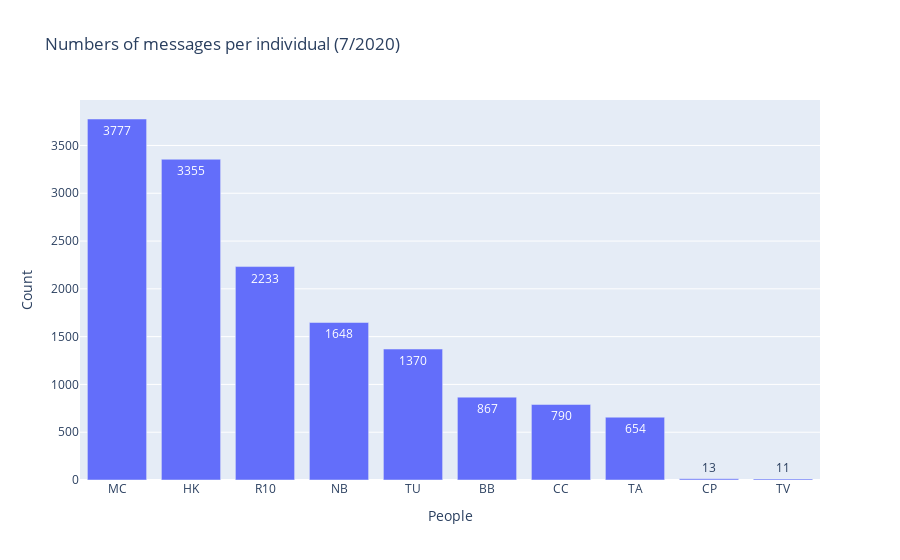

The notebook cell this image was saved under:
### Markdown cell above
# Statistics

### Code cell
#number of messages per author
mess = thang7['Author'].value_counts()

mess = pd.DataFrame(mess).reset_index()
mess = mess.rename(columns={'index':'People','Author':'Count'})
ss=mess[mess['People']=='System'].index
mess.drop(ss,inplace=True)
fig = px.bar(mess,y='Count',x='People',title='Numbers of messages per individual (7/2020)',
      text = ['3777', '3355', '2233', 
     '1648', '1370', '867', '790', '654', '13', '11'])
fig.show()

### Figure 1 — Plotly figure (JSON) as saved in the notebook; plotly's stock layout.template omitted (floating-point values rounded to 4 significant figures)
{"data": [{"alignmentgroup": "True", "hovertemplate": "People=%{x}<br>Count=%{y}<br>text=%{text}<extra></extra>", "legendgroup": "", "marker": {"color": "#636efa"}, "name": "", "offsetgroup": "", "orientation": "v", "showlegend": false, "text": ["3777", "3355", "2233", "1648", "1370", "867", "790", "654", "13", "11"], "textposition": "auto", "type": "bar", "x": ["MC", "HK", "R10", "NB", "TU", "BB", "CC", "TA", "CP", "TV"], "xaxis": "x", "y": [3777, 3356, 2233, 1648, 1370, 867, 790, 657, 13, 11], "yaxis": "y"}], "layout": {"barmode": "relative", "legend": {"tracegroupgap": 0}, "title": {"text": "Numbers of messages per individual (7/2020)"}, "xaxis": {"anchor": "y", "domain": [0, 1], "title": {"text": "People"}}, "yaxis": {"anchor": "x", "domain": [0, 1], "title": {"text": "Count"}}}}
